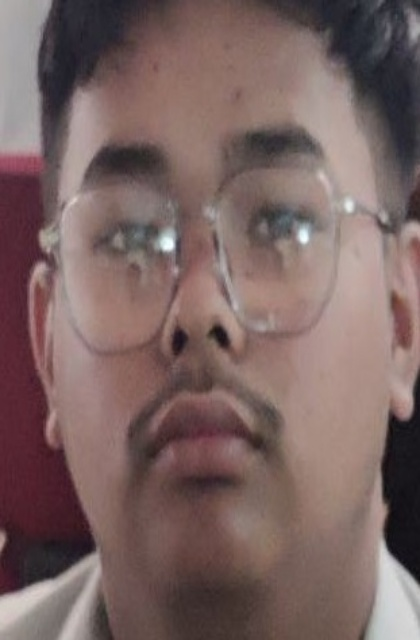
#> input picture Face-Recognition-Attendance-Projects-main/Student_Images/DC2022BCA0001_Christ/1.jpg, 420 x 640 px
$ python main4.1.py
#> lines starting #> are read from the running program, lines starting #| are printed output that depends on the picture
import cv2
import numpy as np
import face_recognition
import os
from datetime import datetime
import csv

# Path to the directory containing student images
path = '/Users/adityadebchowdhury/Desktop/Desktop - Aditya’s MacBook Air/opencv2/Face-Recognition-Attendance-Projects-main/Student_Images'

# Lists to store student images, IDs, and names
images = []
studentIDs = []
studentNames = []

# Load images from subfolders and extract student IDs and names from folder names
for root, dirs, files in os.walk(path):
    for directory in dirs:
        subdir_path = os.path.join(root, directory)
        if os.path.isdir(subdir_path):
            studentID, studentName = directory.split('_')
            for file in os.listdir(subdir_path):
                img_path = os.path.join(subdir_path, file)
                if os.path.isfile(img_path):
                    student_img = cv2.imread(img_path)
#> student_img is the input picture: shape (640, 420, 3); mean B, G, R 97.9, 100, 122.2
                    if student_img is None:
                        print(f"Error: Unable to load image from {img_path}")
                        continue
                    # Preprocess the image for better face detection
                    student_img = cv2.cvtColor(student_img, cv2.COLOR_BGR2GRAY)
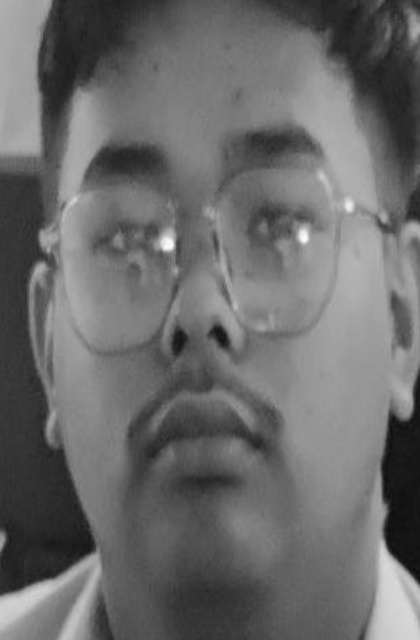
#> student_img: shape (640, 420); min 12, max 252, mean 106.4
                    student_img = cv2.equalizeHist(student_img)
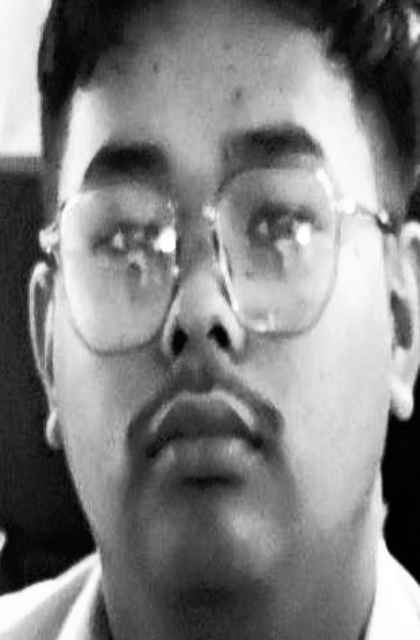
#> student_img: shape (640, 420); min 0, max 255, mean 128.4
                    student_img = cv2.GaussianBlur(student_img, (5, 5), 0)
                    images.append(student_img)
                    studentIDs.append(studentID)
                    studentNames.append(studentName)

# Function to find encodings of the student images
def findEncodings(images):
    encodeList = []
    for img in images:
        img_rgb = cv2.cvtColor(img, cv2.COLOR_GRAY2RGB)  # Convert image to RGB format
        face_locations = face_recognition.face_locations(img_rgb)
        if len(face_locations) > 0:
            encode = face_recognition.face_encodings(img_rgb, face_locations)[0]
            encodeList.append(encode)
#> this loop made 1 pass
#> after the loop, encodeList = []
    return encodeList

# Function to mark attendance and store in CSV
def markAttendance(studentID, studentName, marked_students):
    now = datetime.now()
    dtString = now.strftime('%Y-%m-%d %H:%M:%S')
    if studentID not in marked_students:
        with open('Attendance.csv', 'a', newline='') as f:
            writer = csv.writer(f)
            writer.writerow([studentID, studentName, dtString])
        print(f'Attendance recorded: {studentID}, {studentName}, {dtString}')
        marked_students.add(studentID)
    else:
        print(f'{studentID} - {studentName} already marked attendance.')

# Encoding the student images
#> (the run stopped early here; a loop or call above may not have finished)
